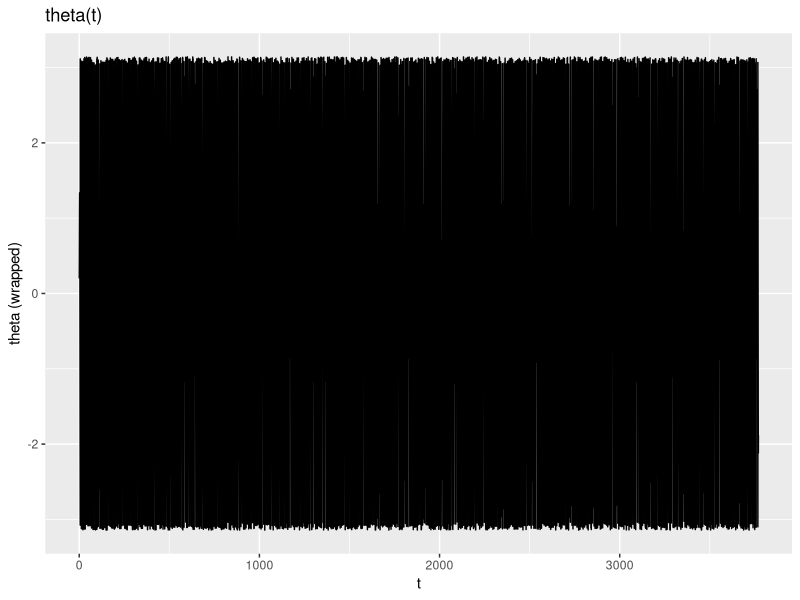
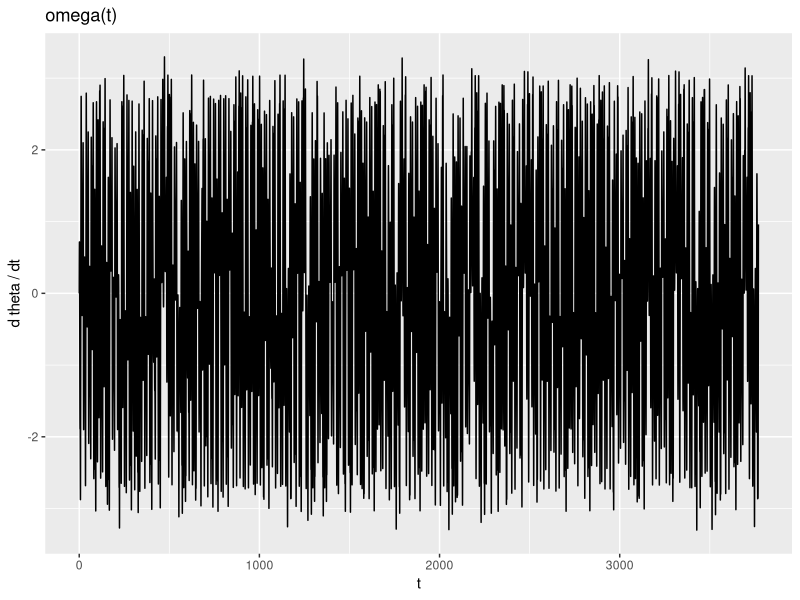
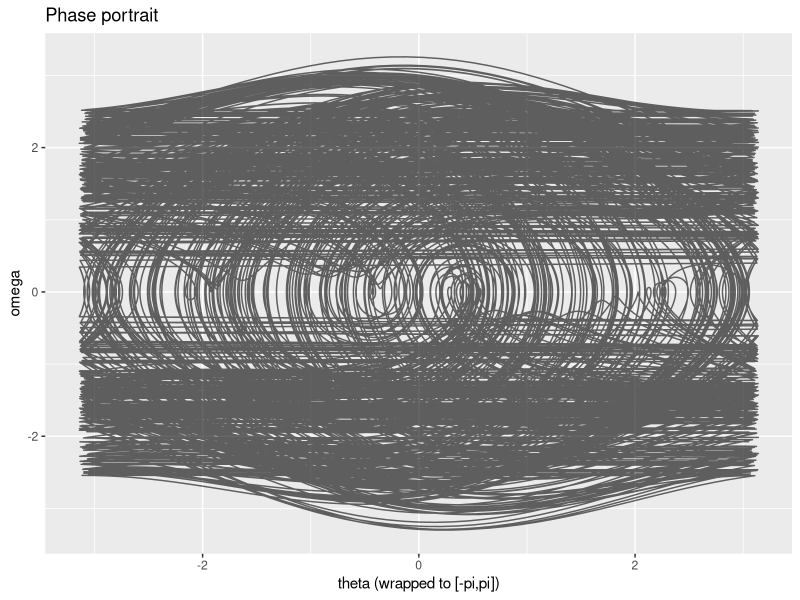
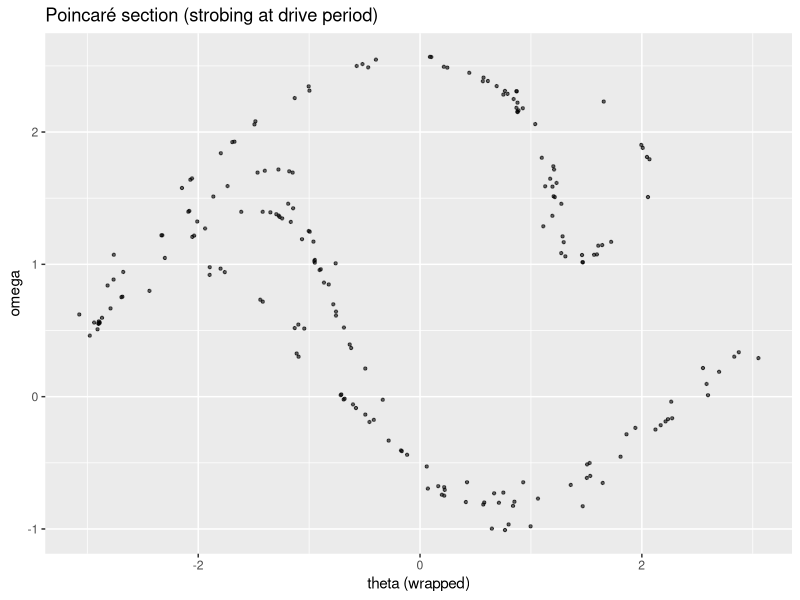

Here is the R script that generated these plots, in order: (Note: a time limit stopped this script after it produced the figures.)
# chaotic_pendulum.R
# Periodically forced, damped pendulum: RK4 integrator + phase portraits,
# Poincaré sections, bifurcation diagram vs A, and approximate LLE.
#
# Minimal deps: ggplot2, dplyr
suppressPackageStartupMessages({
  ok <- requireNamespace("ggplot2", quietly = TRUE); if (!ok) stop("Install ggplot2")
  ok <- requireNamespace("dplyr", quietly = TRUE);   if (!ok) stop("Install dplyr")
})
library(ggplot2)
library(dplyr)

# ---------------- Utilities ----------------

wrap_to_pi <- function(x) {
  # Map angle to (-pi, pi]
  y <- (x + pi) %% (2*pi)
  y[y == 0] <- 2*pi
  y - pi
}

unwrap_angle <- function(theta_wrapped) {
  # Unwrap a sequence of angles (radians) to a continuous signal
  # Assumes small step-to-step changes (true for small dt).
  unwrapped <- theta_wrapped
  for (i in 2:length(unwrapped)) {
    delta <- unwrapped[i] - unwrapped[i-1]
    if (delta >  pi) unwrapped[i:length(unwrapped)] <- unwrapped[i:length(unwrapped)] - 2*pi
    if (delta < -pi) unwrapped[i:length(unwrapped)] <- unwrapped[i:length(unwrapped)] + 2*pi
  }
  unwrapped
}

# ---------------- Model ----------------

pend_rhs <- function(t, x, pars) {
  # x = c(theta, omega), where omega = dtheta/dt
  theta <- x[1]; omega <- x[2]
  gamma  <- pars$gamma
  A      <- pars$A
  wdrive <- pars$omega
  
  dtheta <- omega
  domega <- -gamma*omega - sin(theta) + A*cos(wdrive*t)
  c(dtheta, domega)
}

rk4_step <- function(f, t, x, dt, pars) {
  k1 <- f(t,         x,            pars)
  k2 <- f(t + dt/2,  x + dt*k1/2,  pars)
  k3 <- f(t + dt/2,  x + dt*k2/2,  pars)
  k4 <- f(t + dt,    x + dt*k3,    pars)
  x + dt*(k1 + 2*k2 + 2*k3 + k4)/6
}

integrate_pendulum <- function(theta0=0.2, omega0=0.0,
                               pars=list(gamma=0.2, A=1.2, omega=2/3),
                               t_max=200, dt=0.01) {
  n  <- floor(t_max/dt) + 1
  t  <- seq(0, by=dt, length.out=n)
  x  <- matrix(0.0, nrow=n, ncol=2)
  x[1,] <- c(theta0, omega0)
  
  for (i in 2:n) {
    x[i,] <- rk4_step(pend_rhs, t[i-1], x[i-1,], dt, pars)
  }
  
  theta <- x[,1]
  omega <- x[,2]
  tibble::tibble(
    t = t,
    theta_unwrapped = theta,
    theta = wrap_to_pi(theta),
    omega = omega
  )
}

# Linear interpolation of state at arbitrary times
interp_state <- function(sim_df, t_query) {
  # Interpolate unwrapped theta and omega at t_query
  th <- approx(sim_df$t, sim_df$theta_unwrapped, xout=t_query, rule=2)$y
  om <- approx(sim_df$t, sim_df$omega,           xout=t_query, rule=2)$y
  tibble::tibble(
    t = t_query,
    theta_unwrapped = th,
    theta = wrap_to_pi(th),
    omega = om
  )
}

# ---------------- Diagnostics & Plots ----------------

plot_time_series <- function(sim_df, n_keep = NULL) {
  df <- sim_df
  if (!is.null(n_keep)) df <- df %>% dplyr::slice_tail(n=n_keep)
  p1 <- ggplot(df, aes(t, theta)) + geom_line() + labs(title="theta(t)", y="theta (wrapped)")
  p2 <- ggplot(df, aes(t, omega)) + geom_line() + labs(title="omega(t)", y="d theta / dt")
  list(p_theta = p1, p_omega = p2)
}

plot_phase <- function(sim_df, frac_discard=0.5) {
  n <- nrow(sim_df)
  start <- floor(frac_discard*n) + 1
  df <- sim_df[start:n,]
  ggplot(df, aes(theta, omega)) +
    geom_path(alpha=0.6) +
    labs(title="Phase portrait", x="theta (wrapped to [-pi,pi])", y="omega")
}

poincare_section <- function(sim_df, pars, n_skip_periods=200, n_take_periods=200) {
  Tdrive <- 2*pi/pars$omega
  t0 <- sim_df$t[1]
  t_skip <- t0 + n_skip_periods*Tdrive
  t_take <- t_skip + (0:(n_take_periods-1))*Tdrive
  interp_state(sim_df, t_take)
}

plot_poincare <- function(pmap_df) {
  ggplot(pmap_df, aes(theta, omega)) +
    geom_point(alpha=0.6, size=0.8) +
    labs(title="Poincaré section (strobing at drive period)", x="theta (wrapped)", y="omega")
}

# ---------------- Bifurcation vs A + LLE ----------------

# Approximate largest Lyapunov exponent via two-trajectory method (Benettin-style)
lyapunov_largest <- function(theta0=0.2, omega0=0.0,
                             pars=list(gamma=0.2, A=1.2, omega=2/3),
                             dt=0.01,
                             n_periods_total=800,
                             renorm_every_steps=50,
                             d0=1e-8) {
  Tdrive <- 2*pi/pars$omega
  n_steps <- floor((n_periods_total*Tdrive)/dt)
  
  x  <- c(theta0, omega0)
  # small random perturbation direction
  dir <- rnorm(2); dir <- dir / sqrt(sum(dir^2))
  y  <- x + d0*dir
  
  sum_log <- 0.0
  t <- 0.0
  k <- 0L
  
  for (i in 1:n_steps) {
    x <- rk4_step(pend_rhs, t, x, dt, pars)
    y <- rk4_step(pend_rhs, t, y, dt, pars)
    t <- t + dt
    
    if (i %% renorm_every_steps == 0) {
      delta <- y - x
      # keep theta difference continuous (states are unwrapped internally)
      d <- sqrt(sum(delta^2))
      if (d == 0) {
        # avoid log(0)
        d <- .Machine$double.eps
      }
      sum_log <- sum_log + log(d/d0)
      # renormalize
      y <- x + (delta / d) * d0
      k <- k + 1L
    }
  }
  # total time of k renormalizations
  tau <- k * renorm_every_steps * dt
  if (tau == 0) return(NA_real_)
  sum_log / tau
}

bifurcation_vs_A <- function(A_seq,
                             base_pars=list(gamma=0.2, A=1.2, omega=2/3),
                             theta0=0.2, omega0=0.0,
                             dt_factor=200,     # steps per drive period
                             n_skip_periods=300,
                             n_take_periods=120,
                             compute_lle=TRUE,
                             lle_periods=600) {
  out_pts <- list()
  lle_vals <- numeric(length(A_seq))
  names(lle_vals) <- as.character(A_seq)
  
  for (idx in seq_along(A_seq)) {
    A <- A_seq[idx]
    pars <- base_pars; pars$A <- A
    
    Tdrive <- 2*pi/pars$omega
    dt <- Tdrive / dt_factor
    t_max <- (n_skip_periods + n_take_periods + 5) * Tdrive # +5 buffer
    
    sim <- integrate_pendulum(theta0, omega0, pars, t_max=t_max, dt=dt)
    pmap <- poincare_section(sim, pars, n_skip_periods=n_skip_periods, n_take_periods=n_take_periods)
    out_pts[[idx]] <- tibble::tibble(A=A, theta=pmap$theta, omega=pmap$omega)
    
    if (compute_lle) {
      lle_vals[idx] <- lyapunov_largest(theta0, omega0, pars,
                                        dt = dt,
                                        n_periods_total = lle_periods)
    }
  }
  bif <- dplyr::bind_rows(out_pts)
  if (compute_lle) {
    lle_df <- tibble::tibble(A=A_seq, LLE=lle_vals)
  } else {
    lle_df <- NULL
  }
  list(bif=bif, lle=lle_df)
}

plot_bifurcation <- function(bif_df, yvar=c("theta","omega")) {
  yvar <- match.arg(yvar)
  ggplot(bif_df, aes(A, .data[[yvar]])) +
    geom_point(alpha=0.3, size=0.3) +
    labs(title=paste("Bifurcation diagram (y =", yvar, ")"),
         x="Forcing amplitude A", y=yvar)
}

plot_lle <- function(lle_df) {
  ggplot(lle_df, aes(A, LLE)) +
    geom_line() + geom_hline(yintercept=0, linetype="dashed") +
    labs(title="Largest Lyapunov exponent vs A", x="A", y="LLE")
}

# ---------------- Convenience demos ----------------

demo_phase <- function(pars=list(gamma=0.2, A=1.2, omega=2/3),
                       theta0=0.2, omega0=0.0,
                       n_periods=400, dt_factor=200) {
  Tdrive <- 2*pi/pars$omega
  dt <- Tdrive / dt_factor
  sim <- integrate_pendulum(theta0, omega0, pars, t_max=n_periods*Tdrive, dt=dt)
  
  plots <- plot_time_series(sim)
  print(plots$p_theta); print(plots$p_omega)
  print(plot_phase(sim, frac_discard=0.5))
  
  pmap <- poincare_section(sim, pars, n_skip_periods=200, n_take_periods=200)
  print(plot_poincare(pmap))
  invisible(list(sim=sim, pmap=pmap))
}

demo_bifurcation <- function(A_min=0.5, A_max=2.6, nA=120,
                             base_pars=list(gamma=0.2, A=1.2, omega=2/3),
                             yvar="theta",
                             compute_lle=TRUE) {
  A_seq <- seq(A_min, A_max, length.out=nA)
  res <- bifurcation_vs_A(
    A_seq,
    base_pars = base_pars,
    dt_factor = 200,
    n_skip_periods = 250,
    n_take_periods = 120,
    compute_lle = compute_lle,
    lle_periods = 500
  )
  print(plot_bifurcation(res$bif, yvar=yvar))
  Sys.sleep(5)
  
  # to file 
  ggsave("chaotic_pendulum_bifurcation_plot_long.pdf",
         plot = plot_bifurcation(res$bif, yvar = yvar))
  
  if (!is.null(res$lle)) print(plot_lle(res$lle))
  
  ggsave("chaotic_pendulum_lle_plot_long.pdf",
         plot = plot_lle(res$lle))
  
  invisible(res)
}

# ---------------- How to run (examples) ----------------
# From R:
#   source("chaotic_pendulum.R")
demo_phase()                           # single-run: time series, phase portrait, Poincaré
Sys.sleep(5)
demo_bifurcation()                     # sweep A, bifurcation + LLE overlay
Sys.sleep(5)
#

# personalise #
# Tweak params, e.g.:
#   demo_phase(pars=list(gamma=0.25, A=1.4, omega=2/3))
#   demo_bifurcation(A_min=0.8, A_max=1.8, nA=160,
#                    base_pars=list(gamma=0.22, A=1.2, omega=2/3), yvar="omega")
